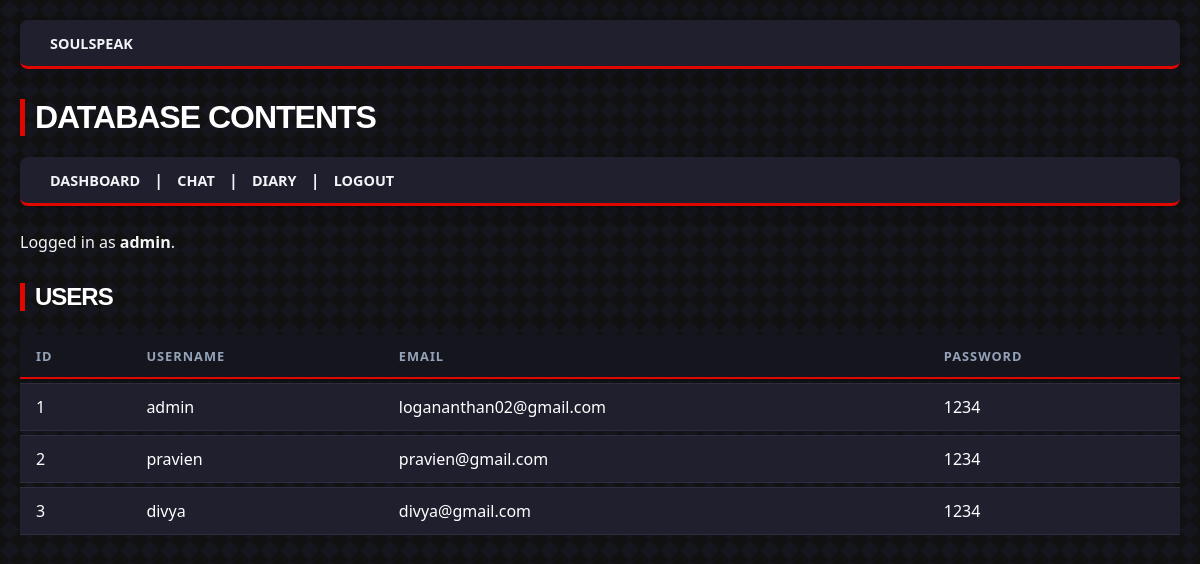
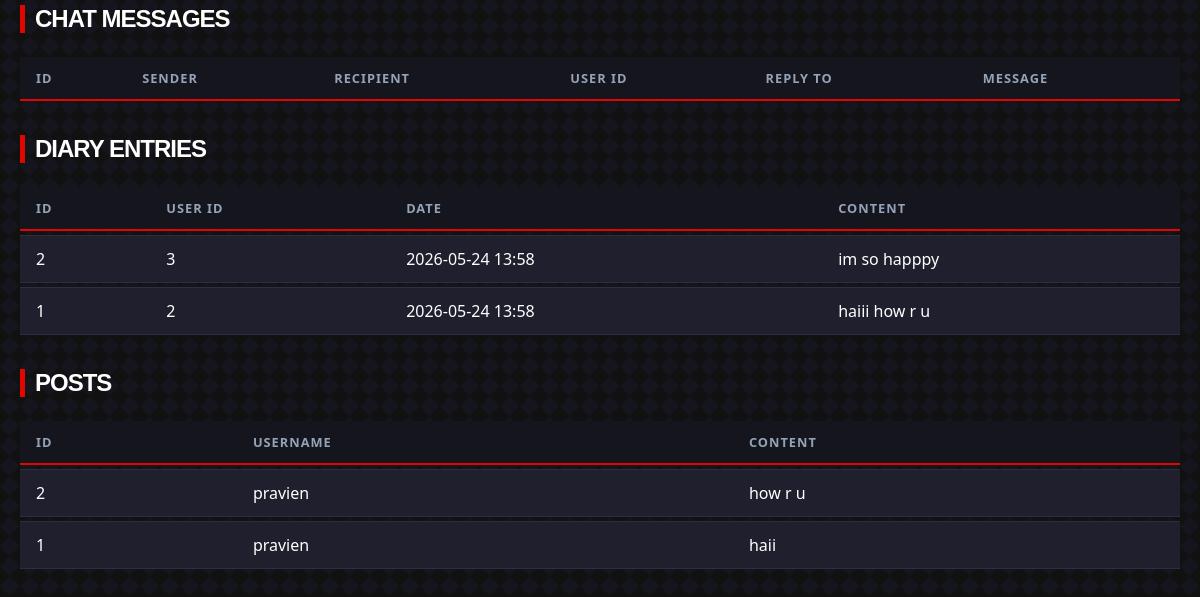
/database (signed in), run on an earlier commit of the app's database (2 pictures, top to bottom).
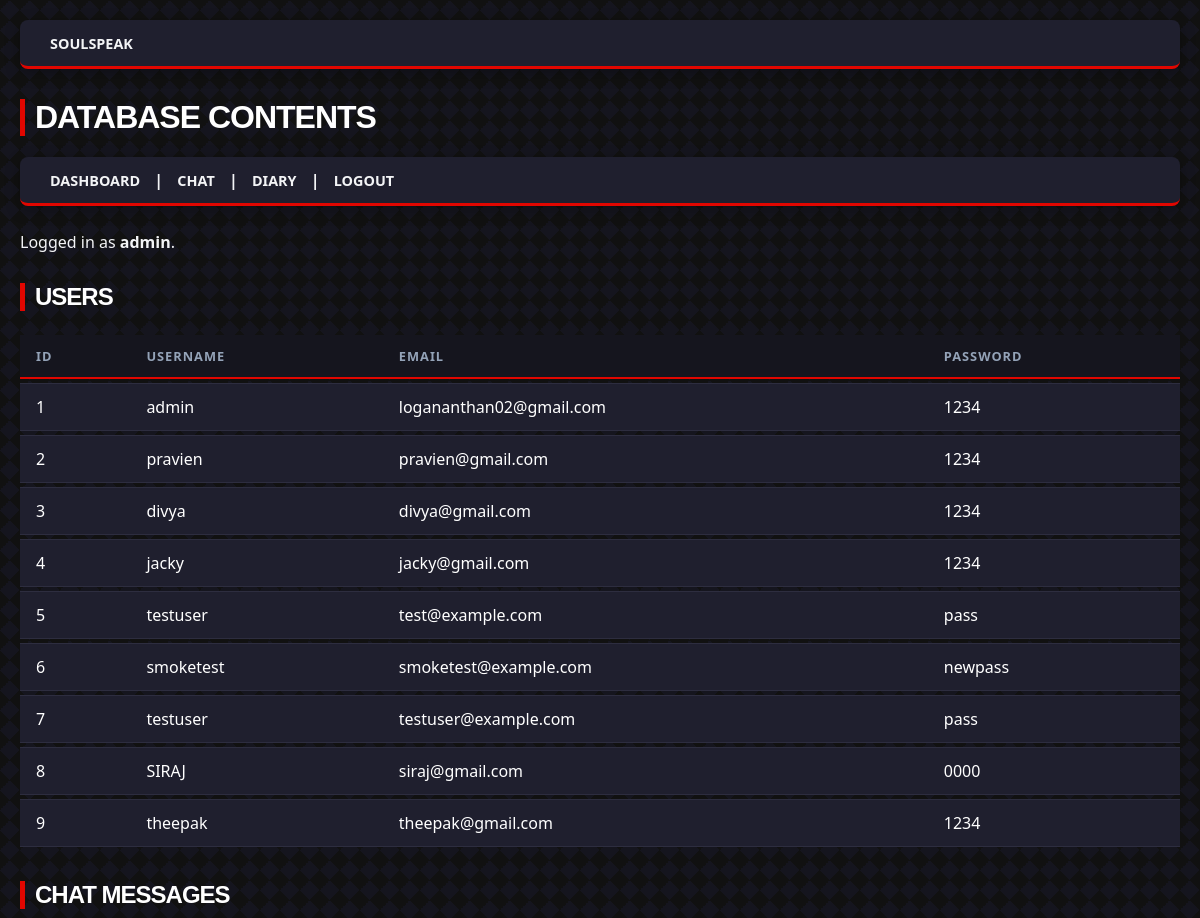
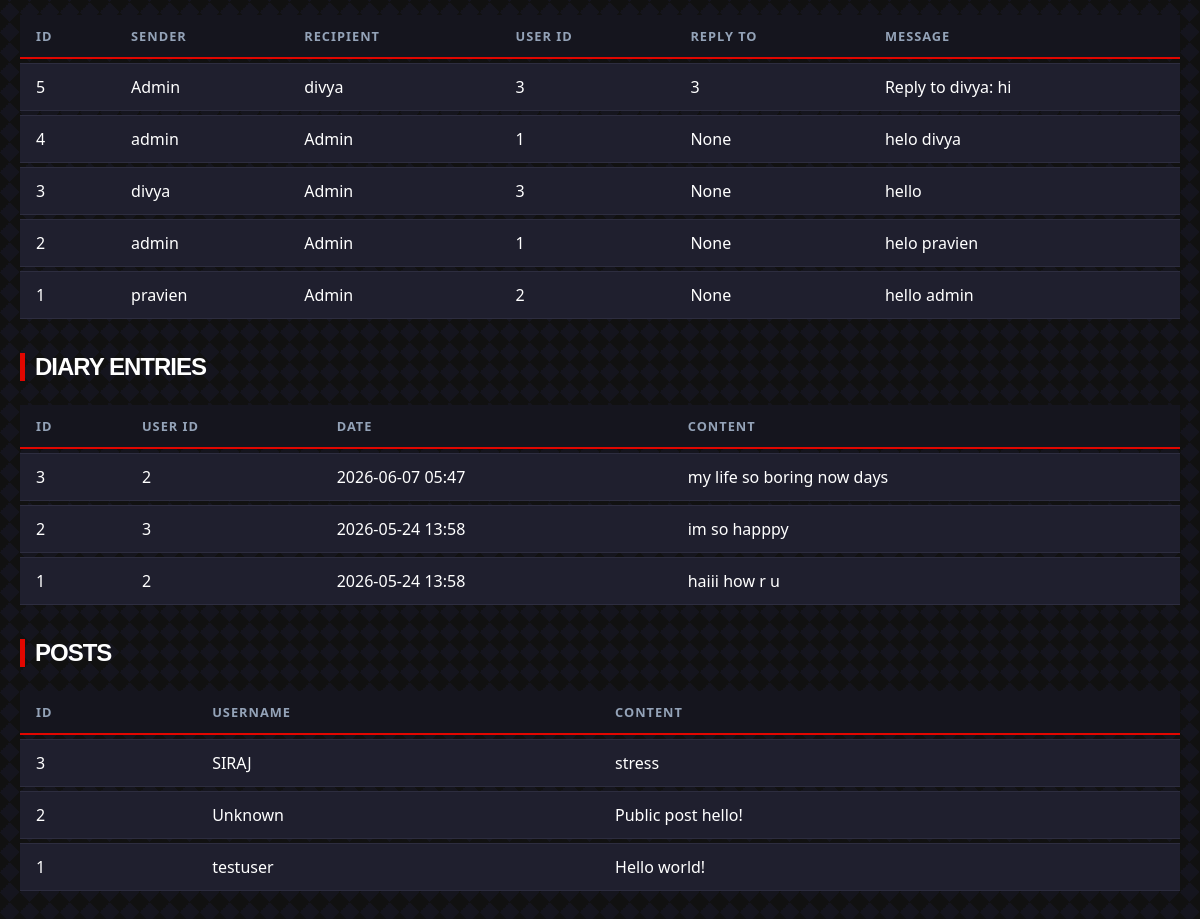
And on a later commit of the database (2 pictures, top to bottom).
### app.py (models this page shows)
class User(UserMixin, db.Model):
    id = db.Column(
        db.Integer,
        primary_key=True
    )
    username = db.Column(
        db.String(100),
        nullable=False
    )
    email = db.Column(
        db.String(150),
        unique=True,
        nullable=False
    )
    password = db.Column(
        db.String(100),
        nullable=False
    )

class Diary(db.Model):
    id = db.Column(
        db.Integer,
        primary_key=True
    )
    content = db.Column(
        db.Text,
        nullable=False
    )
    date = db.Column(
        db.DateTime,
        default=datetime.utcnow
    )
    user_id = db.Column(
        db.Integer,
        db.ForeignKey('user.id')
    )

class Post(db.Model):
    id = db.Column(
        db.Integer,
        primary_key=True
    )
    content = db.Column(
        db.Text,
        nullable=False
    )
    image_path = db.Column(
        db.String(255),
        nullable=True
    )
    user_id = db.Column(
        db.Integer,
        db.ForeignKey('user.id'),
        nullable=True
    )
    user = db.relationship(
        'User',
        backref='posts'
    )
    votes = db.relationship(
        'PostVote',
        backref='post',
        cascade='all, delete-orphan'
    )
    comments = db.relationship(
        'PostComment',
        backref='post',
        cascade='all, delete-orphan'
    )

class Chat(db.Model):
    id = db.Column(
        db.Integer,
        primary_key=True
    )
    message = db.Column(
        db.Text,
        nullable=False
    )
    sender = db.Column(
        db.String(100),
        nullable=False
    )
    user_id = db.Column(
        db.Integer,
        db.ForeignKey('user.id')
    )
    recipient = db.Column(
        db.String(100),
        nullable=False,
        default='Admin'
    )
    reply_to = db.Column(
        db.Integer,
        db.ForeignKey('chat.id'),
        nullable=True
    )

### app.py (the view)
@app.route('/database')
@login_required
def database_view():
    if current_user.username.lower() != 'admin':
        flash('Database view is admin only.')
        return redirect(url_for('dashboard'))
    users = User.query.all()
    posts = Post.query.order_by(Post.id.desc()).all()
    diary_entries = Diary.query.order_by(Diary.date.desc()).all()
    chats = Chat.query.order_by(Chat.id.desc()).all()
    return render_template(
        'database.html',
        users=users,
        posts=posts,
        diary_entries=diary_entries,
        chats=chats,
        user=current_user.username
    )

### app.py (called while the page is built)
@login_manager.user_loader
def load_user(user_id):
    return User.query.get(int(user_id))

### templates/database.html (shortened to what this page needs)
{% extends "base.html" %}
{% block content %}
    <h1>Database Contents</h1>
    <nav>
        <a href="{{ url_for('dashboard') }}">Dashboard</a> |
        <a href="{{ url_for('chat') }}">Chat</a> |
        <a href="{{ url_for('diary') }}">Diary</a> |
        <a href="{{ url_for('logout') }}">Logout</a>
    </nav>
    <p>Logged in as <strong>{{ user }}</strong>.</p>
    <h2>Users</h2>
    <table>
        <thead>
            <tr><th>ID</th><th>Username</th><th>Email</th><th>Password</th></tr>
        </thead>
        <tbody>
            {% for u in users %}
                <tr>
                    <td>{{ u.id }}</td>
                    <td>{{ u.username }}</td>
                    <td>{{ u.email }}</td>
                    <td>{{ u.password }}</td>
                </tr>
            {% endfor %}
        </tbody>
    </table>
    <h2>Chat Messages</h2>
    <table>
        <thead>
            <tr><th>ID</th><th>Sender</th><th>Recipient</th><th>User ID</th><th>Reply To</th><th>Message</th></tr>
        </thead>
        <tbody>
            {% for msg in chats %}
                <tr>
                    <td>{{ msg.id }}</td>
                    <td>{{ msg.sender }}</td>
                    <td>{{ msg.recipient }}</td>
                    <td>{{ msg.user_id }}</td>
                    <td>{{ msg.reply_to }}</td>
                    <td>{{ msg.message }}</td>
                </tr>
            {% endfor %}
        </tbody>
    </table>
    <h2>Diary Entries</h2>
    <table>
        <thead>
            <tr><th>ID</th><th>User ID</th><th>Date</th><th>Content</th></tr>
        </thead>
        <tbody>
            {% for entry in diary_entries %}
                <tr>
                    <td>{{ entry.id }}</td>
                    <td>{{ entry.user_id }}</td>
                    <td>{{ entry.date.strftime('%Y-%m-%d %H:%M') if entry.date else 'Unknown' }}</td>
                    <td>{{ entry.content }}</td>
                </tr>
            {% endfor %}
        </tbody>
    </table>
    <h2>Posts</h2>
    <table>
        <thead>
            <tr><th>ID</th><th>Username</th><th>Content</th></tr>
        </thead>
        <tbody>
            {% for post in posts %}
                <tr>
                    <td>{{ post.id }}</td>
                    <td>{{ post.user.username if post.user else 'Unknown' }}</td>
                    <td>{{ post.content }}</td>
                </tr>
            {% endfor %}
        </tbody>
    </table>
{% endblock %}

### templates/base.html (shortened to what this page needs)
<!DOCTYPE html>
<html lang="en">
<head>
    <link rel="stylesheet" href="{{ url_for('static', filename='style.css') }}">
</head>
<body>
    <header style="margin-bottom:20px;">
        <nav>
            <a href="{{ url_for('home') }}">SOULSPEAK</a>
        </nav>
    </header>
    {% block content %}{% endblock %}
</body>
</html>

### static/style.css (style rules this page uses)
:root { --f1-carbon: #15151e; --f1-track: #1f1f2e; --f1-red: #e10600; --f1-drs-green: #00d26a; --f1-tire-yellow: #fff200; --f1-silver: #f3f4f6; --f1-text-muted: #94a3b8; }
body { font-family: 'Segoe UI', Roboto, Helvetica, sans-serif; background-color: var(--f1-carbon); background-image: linear-gradient(45deg, #111 25%, transparent 25%), linear-gradient(-45deg, #111 25%, transparent 25%), linear-gradient(45deg, transparent 75%, #111 75%), linear-gradient(-45deg, transparent 75%, #111 75%); background-size: 20px 20px; color: var(--f1-silver); margin: 0; padding: 20px; }
h1, h2, h3 { font-family: 'Arial Black', sans-serif; text-transform: uppercase; letter-spacing: -1px; color: #ffffff; border-left: 5px solid var(--f1-red); padding-left: 10px; margin-top: 30px; }
nav { background: var(--f1-track); padding: 12px 20px; border-radius: 8px; margin-bottom: 25px; border-bottom: 3px solid var(--f1-red); font-weight: bold; box-shadow: 0 4px 15px rgba(0,0,0,0.3); }
nav a { color: var(--f1-silver); text-decoration: none; text-transform: uppercase; font-size: 0.9em; padding: 5px 10px; transition: all 0.2s ease; }
table { width: 100%; border-collapse: separate; border-spacing: 0 4px; margin-bottom: 30px; }
th, td { padding: 12px 16px; text-align: left; }
th { background: #15151e; color: var(--f1-text-muted); text-transform: uppercase; font-size: 0.8em; letter-spacing: 1px; border-bottom: 2px solid var(--f1-red); }
td { background: var(--f1-track); color: #fff; border-top: 1px solid #2d2d3f; border-bottom: 1px solid #2d2d3f; }

What changed in the data, as far as the page shows it:
added User: id "4", username "jacky", email "jacky@gmail.com", password "1234"
added User: id "5", username "testuser", email "test@example.com", password "pass"
added User: id "6", username "smoketest", email "smoketest@example.com", password "newpass"
added User: id "7", username "testuser", email "testuser@example.com", password "pass"
added User: id "8", username "SIRAJ", email "siraj@gmail.com", password "0000"
added User: id "9", username "theepak", email "theepak@gmail.com", password "1234"
added Chat: id "5", sender "Admin", recipient "divya", user_id "3", reply_to "3", message "Reply to divya: hi"
added Chat: id "4", sender "admin", recipient "Admin", user_id "1", reply_to "None", message "helo divya"
added Chat: id "3", sender "divya", recipient "Admin", user_id "3", reply_to "None", message "hello"
added Chat: id "2", sender "admin", recipient "Admin", user_id "1", reply_to "None", message "helo pravien"
added Chat: id "1", sender "pravien", recipient "Admin", user_id "2", reply_to "None", message "hello admin"
added Diary: id "3", user_id "2", date "2026-06-07 05:47", content "my life so boring now days"
added Post: id "3", user "SIRAJ", content "stress"
changed Post id 2: user "pravien" → "Unknown"; content "how r u" → "Public post hello!"
changed Post id 1: user "pravien" → "testuser"; content "haii" → "Hello world!"
